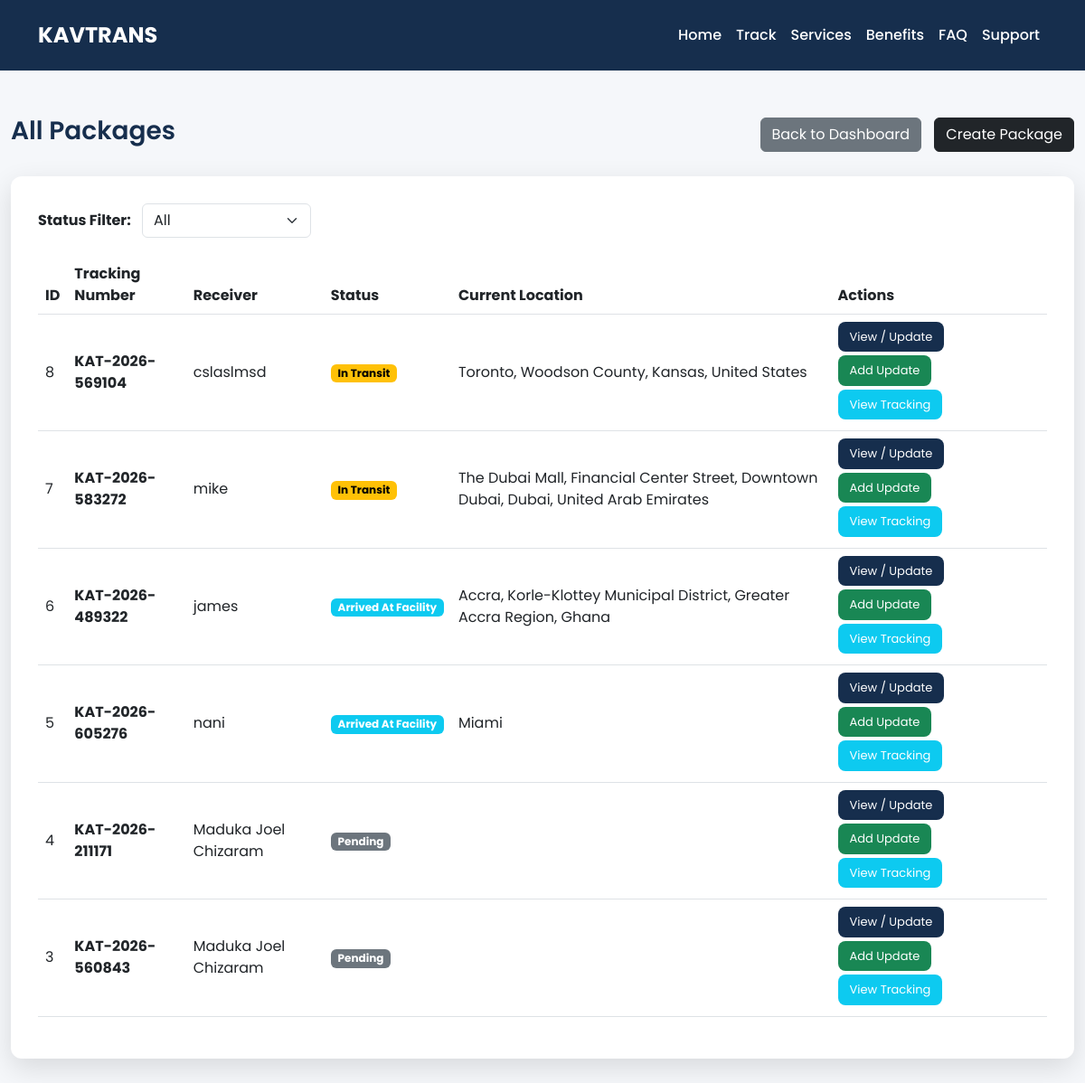
Screenshot of /dashboard/packages/ (signed in) with the database file from the repository.
### packages/models.py (models this page shows, shortened)
class Package(models.Model):
    STATUS_CHOICES = [
        ("pending", "Pending"),
        ("picked_up", "Picked Up"),
        ("in_transit", "In Transit"),
        ("arrived_facility", "Arrived At Facility"),
        ("out_for_delivery", "Out For Delivery"),
        ("delivered", "Delivered"),
    ]
    tracking_number = models.CharField(
        max_length=30,
        unique=True,
        default=generate_tracking_number,
        editable=False
    )
    owner = models.ForeignKey(
        settings.AUTH_USER_MODEL,
        on_delete=models.CASCADE,
        related_name="packages"
    )
    sender_name = models.CharField(max_length=100)
    receiver_name = models.CharField(max_length=100)
    receiver_phone = models.CharField(max_length=20)
    receiver_address = models.TextField()
    description = models.TextField()
    weight = models.DecimalField(max_digits=10, decimal_places=2)
    status = models.CharField(
        max_length=50,
        choices=STATUS_CHOICES,
        default="pending"
    )
    current_location = models.CharField(max_length=255, blank=True)
    created_at = models.DateTimeField(auto_now_add=True)

### dashboard/views.py (the view)
# urls.py: path("packages/", views.package_list, name="package_list"),
@login_required(login_url="admin_login")
def package_list(request):
    status_filter = request.GET.get("status")
    packages = Package.objects.all().order_by("-created_at")
    if status_filter:
        packages = packages.filter(status=status_filter)
    return render(request, "dashboard/package_list.html", {
        "packages": packages,
        "status_filter": status_filter
    })

### templates/dashboard/package_list.html (shortened to what this page needs)
{% extends "dashboard/dashboard_base.html" %}
{% block content %}
<div class="container package-wrapper">
<div class="package-header">
<h3 class="package-title">All Packages</h3>
<div class="header-buttons">
<a href="{% url 'dashboard_home' %}" class="btn btn-secondary">
Back to Dashboard
</a>
<a href="{% url 'package_create' %}" class="btn btn-dark">
Create Package
</a>
</div>
</div>
<div class="package-card">
<div class="filter-box">
<form method="GET">
<label class="me-2"><strong>Status Filter:</strong></label>
<select name="status" class="form-select w-auto d-inline" onchange="this.form.submit()">
<option value="">All</option>
</select>
</form>
</div>
<table class="table table-hover align-middle">
<thead>
<tr>
<th>ID</th>
<th>Tracking Number</th>
<th>Receiver</th>
<th>Status</th>
<th>Current Location</th>
<th>Actions</th>
</tr>
</thead>
<tbody>
{% for pkg in packages %}
<tr>
<td>{{ pkg.id }}</td>
<td>
<strong>{{ pkg.tracking_number }}</strong>
</td>
<td>{{ pkg.receiver_name }}</td>
<td>
<span class="badge badge-status-{{ pkg.status }}">
{{ pkg.get_status_display }}
</span>
</td>
<td>{{ pkg.current_location }}</td>
<td>
<a href="{% url 'package_detail' pkg.id %}"
class="btn action-btn btn-view">
View / Update
</a>
{% if pkg.tracking_number %}
<a href="{% url 'add_tracking_update' pkg.tracking_number %}"
class="btn action-btn btn-update">
Add Update
</a>
<a href="{% url 'tracking_updates' pkg.tracking_number %}"
class="btn action-btn btn-track">
View Tracking
</a>
{% endif %}
</td>
</tr>
{% empty %}
<tr>
<td colspan="6" class="text-center">
No packages found
</td>
</tr>
{% endfor %}
</tbody>
</table>
</div>
</div>
{% endblock %}

### templates/dashboard/dashboard_base.html (style rules this page uses)
:root { --primary:#162e4d; --secondary:#000; --white:#fff; --light:#f5f7fa; }
body { font-family:'Poppins', sans-serif; background:var(--light); margin:0; }

### templates/dashboard/package_list.html (style rules this page uses)
.package-wrapper { max-width:1200px; margin:50px auto; }
.package-header { display:flex; justify-content:space-between; align-items:center; margin-bottom:25px; }
.package-title { color:#162e4d; font-weight:600; }
.header-buttons a { margin-left:10px; }
.package-card { background:#fff; padding:30px; border-radius:12px; box-shadow:0 10px 30px rgba(0,0,0,0.12); }
.filter-box { margin-bottom:20px; }
.table thead { background:#162e4d; color:white; }
.badge-status-pending { background:#6c757d; }
.badge-status-in_transit { background:#ffc107; color:#000; }
.badge-status-arrived_facility { background:#0dcaf0; }
.action-btn { border-radius:8px; font-size:13px; padding:6px 12px; margin-bottom:4px; }
.btn-view { background:#162e4d; color:white; }
.btn-update { background:#198754; color:white; }
.btn-track { background:#0dcaf0; color:white; }

### rows the page displays
Package: id "8", tracking_number "KAT-2026-569104", receiver_name "cslaslmsd", status "In Transit", current_location "Toronto, Woodson County, Kansas, United States", shows "Add Update"
Package: id "7", tracking_number "KAT-2026-583272", receiver_name "mike", status "In Transit", current_location "The Dubai Mall, Financial Center Street, Downtown Dubai, Dubai, United Arab Emirates", shows "Add Update"
Package: id "6", tracking_number "KAT-2026-489322", receiver_name "james", status "Arrived At Facility", current_location "Accra, Korle-Klottey Municipal District, Greater Accra Region, Ghana", shows "Add Update"
Package: id "5", tracking_number "KAT-2026-605276", receiver_name "nani", status "Arrived At Facility", current_location "Miami", shows "Add Update"
Package: id "4", tracking_number "KAT-2026-211171", receiver_name "Maduka Joel Chizaram", status "Pending", shows "Add Update"
Package: id "3", tracking_number "KAT-2026-560843", receiver_name "Maduka Joel Chizaram", status "Pending", shows "Add Update"
